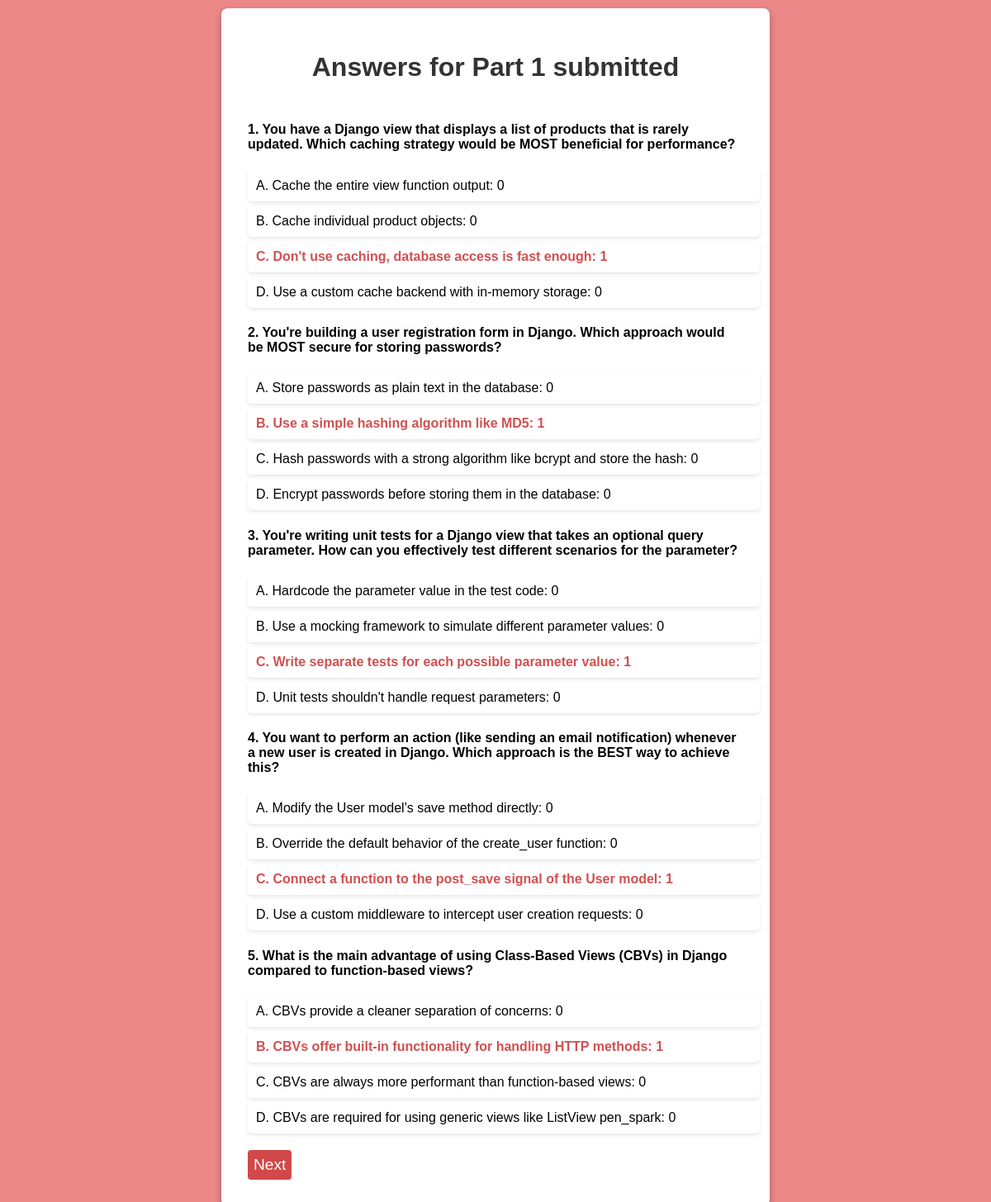
Screenshot of /polls/thank_you/ with the database file from the repository.
### polls/models.py (models this page shows, shortened)
class Question(models.Model):
  question_text = models.CharField(max_length=200)
  pub_date = models.DateTimeField('date published')

class Choice(models.Model):
  question = models.ForeignKey(Question, on_delete=models.CASCADE)
  choice_text = models.CharField(max_length=200)
  votes = models.IntegerField(default=0)

### polls/views.py (the view)
# urls.py: path('thank_you/', views.thank_you, name='thank_you'),
def thank_you(request):
    questions = Question.objects.all()[:5]
    responses_summary = []
    for question in questions:
        choices = question.choice_set.all()
        response_count = {}
        max_count = 0
        most_selected_choice_text = ''
        for choice in choices:
            count = Responses.objects.filter(question=question, choice=choice).count()
            response_count[choice.choice_text] = count
            if count > max_count:
                max_count = count
                most_selected_choice_text = choice.choice_text
        responses_summary.append({
            'question': question,
            'response_count': response_count,
            'most_selected_choice_text': most_selected_choice_text
        })
    return render(request, 'polls/thank_you.html', {'responses_summary': responses_summary})

### polls/templates/polls/thank_you.html (shortened to what this page needs)
{% load static %}
<!DOCTYPE html>
<html>
<head>
    <link rel="stylesheet" type="text/css" href="{% static 'styles_thankyou.css' %}">
</head>
<body>
    <div class="container">
        <h1>Answers for Part 1 submitted</h1>
        {% for response_summary in responses_summary %}
            <div class="question-summary">
                <h4>{{ response_summary.question.question_text }}</h4>
                <ul>
                    {% for choice_text, count in response_summary.response_count.items %}
                        {% if choice_text == response_summary.most_selected_choice_text %}
                            <li class="most-selected">{{ choice_text }}: {{ count }}</li>
                        {% else %}
                            <li>{{ choice_text }}: {{ count }}</li>
                        {% endif %}
                    {% endfor %}
                </ul>
            </div>
        {% endfor %}
        <button onclick="window.location.href='{% url 'polls:questions2' %}'">Next</button>
    </div>
</body>
</html>

### polls/static/styles_thankyou.css (style rules this page uses)
body { font-family: 'Arial', sans-serif; background-color: #eb8787; margin: 0; padding: 0; display: flex; justify-content: center; align-items: center; }
.container { background: #fff; padding: 2em; border-radius: 8px; box-shadow: 0 4px 8px rgba(0, 0, 0, 0.3); max-width: 600px; width: 100%; margin: 10px; }
h1 { text-align: center; color: #333; margin-bottom: 1.5em; }
.question-summary { margin-bottom: 20px; }
ul { list-style-type: none; padding: 0; }
li { background: #fff; margin: 5px 0; padding: 10px; border-radius: 5px; box-shadow: 0 2px 4px rgba(0, 0, 0, 0.1); transition: background 0.3s; display: block; text-align: left; width: 100%; }
.most-selected { font-weight: bold; color: #ce4949f5; }
button { display:block; background-color: #d14848; padding: 7px; color: #fff; border: none; border-radius: 4px; font-size: 1.2em; cursor: pointer; transition: background-color 0.3s ease; }

### rows the page displays
Question: question.question_text "1. You have a Django view that displays a list of products that is rarely updated. Which caching strategy would be MOST beneficial for performance?", response_count "0" "0" "0", response_count "1"
Choice: response_count "A. Cache the entire view function output"
Choice: response_count "B. Cache individual product objects"
Choice: response_count "C. Don't use caching, database access is fast enough"
Choice: response_count "D. Use a custom cache backend with in-memory storage"
Question: question.question_text "2. You're building a user registration form in Django. Which approach would be MOST secure for storing passwords?", response_count "0" "0" "0", response_count "1"
Choice: response_count "A. Store passwords as plain text in the database"
Choice: response_count "B. Use a simple hashing algorithm like MD5"
Choice: response_count "C. Hash passwords with a strong algorithm like bcrypt and store the hash"
Choice: response_count "D. Encrypt passwords before storing them in the database"
Question: question.question_text "3. You're writing unit tests for a Django view that takes an optional query parameter. How can you effectively test different scenarios for the parameter?", response_count "0" "0" "0", response_count "1"
Choice: response_count "A. Hardcode the parameter value in the test code"
Choice: response_count "B. Use a mocking framework to simulate different parameter values"
Choice: response_count "C. Write separate tests for each possible parameter value"
Choice: response_count "D. Unit tests shouldn't handle request parameters"
Question: question.question_text "4. You want to perform an action (like sending an email notification) whenever a new user is created in Django. Which approach is the BEST way to achieve this?", response_count "0" "0" "0", response_count "1"
Choice: response_count "A. Modify the User model's save method directly"
Choice: response_count "B. Override the default behavior of the create_user function"
Choice: response_count "C. Connect a function to the post_save signal of the User model"
Choice: response_count "D. Use a custom middleware to intercept user creation requests"
Question: question.question_text "5. What is the main advantage of using Class-Based Views (CBVs) in Django compared to function-based views?", response_count "0" "0" "0", response_count "1"
Choice: response_count "A. CBVs provide a cleaner separation of concerns"
Choice: response_count "B. CBVs offer built-in functionality for handling HTTP methods"
Choice: response_count "C. CBVs are always more performant than function-based views"
Choice: response_count "D. CBVs are required for using generic views like ListView pen_spark"
